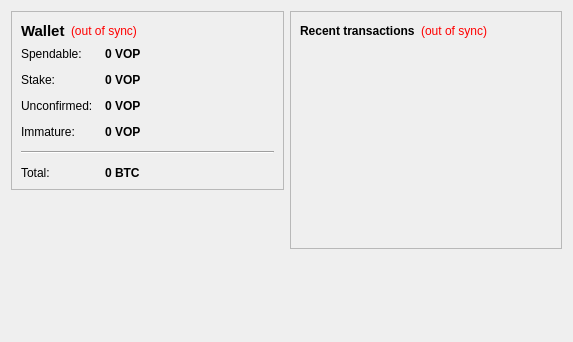
<?xml version="1.0" encoding="UTF-8"?>
<ui version="4.0">
 <class>OverviewPage</class>
 <widget class="QWidget" name="OverviewPage">
  <property name="geometry">
   <rect>
    <x>0</x>
    <y>0</y>
    <width>573</width>
    <height>342</height>
   </rect>
  </property>
  <property name="windowTitle">
   <string>Form</string>
  </property>
  <layout class="QHBoxLayout" name="horizontalLayout" stretch="1,1">
   <item>
    <layout class="QVBoxLayout" name="verticalLayout_2">
     <item>
      <widget class="QFrame" name="frame">
       <property name="frameShape">
        <enum>QFrame::StyledPanel</enum>
       </property>
       <property name="frameShadow">
        <enum>QFrame::Raised</enum>
       </property>
       <layout class="QVBoxLayout" name="verticalLayout_4">
        <item>
         <layout class="QHBoxLayout" name="horizontalLayout_4">
          <item>
           <widget class="QLabel" name="label_5">
            <property name="font">
             <font>
              <pointsize>11</pointsize>
              <weight>75</weight>
              <bold>true</bold>
             </font>
            </property>
            <property name="text">
             <string>Wallet</string>
            </property>
           </widget>
          </item>
          <item>
           <widget class="QLabel" name="labelWalletStatus">
            <property name="toolTip">
             <string>The displayed information may be out of date. Your wallet automatically synchronizes with the VOPCoin network after a connection is established, but this process has not completed yet.</string>
            </property>
            <property name="styleSheet">
             <string notr="true">QLabel { color: red; }</string>
            </property>
            <property name="text">
             <string notr="true">(out of sync)</string>
            </property>
            <property name="alignment">
             <set>Qt::AlignLeading|Qt::AlignLeft|Qt::AlignVCenter</set>
            </property>
           </widget>
          </item>
          <item>
           <spacer name="horizontalSpacer_2">
            <property name="orientation">
             <enum>Qt::Horizontal</enum>
            </property>
            <property name="sizeHint" stdset="0">
             <size>
              <width>40</width>
              <height>20</height>
             </size>
            </property>
           </spacer>
          </item>
         </layout>
        </item>
        <item>
         <layout class="QFormLayout" name="formLayout_2">
          <property name="fieldGrowthPolicy">
           <enum>QFormLayout::AllNonFixedFieldsGrow</enum>
          </property>
          <property name="horizontalSpacing">
           <number>12</number>
          </property>
          <property name="verticalSpacing">
           <number>12</number>
          </property>
          <item row="0" column="0">
           <widget class="QLabel" name="label">
            <property name="text">
             <string>Spendable:</string>
            </property>
           </widget>
          </item>
          <item row="0" column="1">
           <widget class="QLabel" name="labelBalance">
            <property name="font">
             <font>
              <weight>75</weight>
              <bold>true</bold>
             </font>
            </property>
            <property name="cursor">
             <cursorShape>IBeamCursor</cursorShape>
            </property>
            <property name="toolTip">
             <string>Your current spendable balance</string>
            </property>
            <property name="text">
             <string notr="true">0 VOP</string>
            </property>
            <property name="textInteractionFlags">
             <set>Qt::LinksAccessibleByMouse|Qt::TextSelectableByKeyboard|Qt::TextSelectableByMouse</set>
            </property>
           </widget>
          </item>
          <item row="1" column="0">
           <widget class="QLabel" name="label_6">
            <property name="text">
             <string>Stake:</string>
            </property>
           </widget>
          </item>
          <item row="1" column="1">
           <widget class="QLabel" name="labelStake">
            <property name="font">
             <font>
              <weight>75</weight>
              <bold>true</bold>
             </font>
            </property>
            <property name="cursor">
             <cursorShape>IBeamCursor</cursorShape>
            </property>
            <property name="toolTip">
             <string>Total of coins that was staked, and do not yet count toward the current balance</string>
            </property>
            <property name="text">
             <string notr="true">0 VOP</string>
            </property>
            <property name="textInteractionFlags">
             <set>Qt::LinksAccessibleByMouse|Qt::TextSelectableByKeyboard|Qt::TextSelectableByMouse</set>
            </property>
           </widget>
          </item>
          <item row="2" column="0">
           <widget class="QLabel" name="label_3">
            <property name="text">
             <string>Unconfirmed:</string>
            </property>
           </widget>
          </item>
          <item row="2" column="1">
           <widget class="QLabel" name="labelUnconfirmed">
            <property name="font">
             <font>
              <weight>75</weight>
              <bold>true</bold>
             </font>
            </property>
            <property name="cursor">
             <cursorShape>IBeamCursor</cursorShape>
            </property>
            <property name="toolTip">
             <string>Total of transactions that have yet to be confirmed, and do not yet count toward the current balance</string>
            </property>
            <property name="text">
             <string notr="true">0 VOP</string>
            </property>
            <property name="textInteractionFlags">
             <set>Qt::LinksAccessibleByMouse|Qt::TextSelectableByKeyboard|Qt::TextSelectableByMouse</set>
            </property>
           </widget>
          </item>
          <item row="3" column="0">
           <widget class="QLabel" name="labelImmatureText">
            <property name="text">
             <string>Immature:</string>
            </property>
           </widget>
          </item>
          <item row="3" column="1">
           <widget class="QLabel" name="labelImmature">
            <property name="font">
             <font>
              <weight>75</weight>
              <bold>true</bold>
             </font>
            </property>
            <property name="toolTip">
             <string>Mined balance that has not yet matured</string>
            </property>
            <property name="text">
             <string notr="true">0 VOP</string>
            </property>
            <property name="textInteractionFlags">
             <set>Qt::LinksAccessibleByMouse|Qt::TextSelectableByKeyboard|Qt::TextSelectableByMouse</set>
            </property>
           </widget>
          </item>
          <item row="4" column="0" colspan="2">
           <widget class="Line" name="line">
            <property name="orientation">
             <enum>Qt::Horizontal</enum>
            </property>
           </widget>
          </item>
          <item row="5" column="0">
           <widget class="QLabel" name="labelTotalText">
            <property name="text">
             <string>Total:</string>
            </property>
           </widget>
          </item>
          <item row="5" column="1">
           <widget class="QLabel" name="labelTotal">
            <property name="font">
             <font>
              <weight>75</weight>
              <bold>true</bold>
             </font>
            </property>
            <property name="cursor">
             <cursorShape>IBeamCursor</cursorShape>
            </property>
            <property name="toolTip">
             <string>Your current total balance</string>
            </property>
            <property name="text">
             <string notr="true">0 BTC</string>
            </property>
            <property name="textInteractionFlags">
             <set>Qt::LinksAccessibleByMouse|Qt::TextSelectableByKeyboard|Qt::TextSelectableByMouse</set>
            </property>
           </widget>
          </item>
         </layout>
        </item>
       </layout>
      </widget>
     </item>
     <item>
      <spacer name="verticalSpacer">
       <property name="orientation">
        <enum>Qt::Vertical</enum>
       </property>
       <property name="sizeHint" stdset="0">
        <size>
         <width>20</width>
         <height>40</height>
        </size>
       </property>
      </spacer>
     </item>
    </layout>
   </item>
   <item>
    <layout class="QVBoxLayout" name="verticalLayout_3">
     <item>
      <widget class="QFrame" name="frame_2">
       <property name="frameShape">
        <enum>QFrame::StyledPanel</enum>
       </property>
       <property name="frameShadow">
        <enum>QFrame::Raised</enum>
       </property>
       <layout class="QVBoxLayout" name="verticalLayout">
        <item>
         <layout class="QHBoxLayout" name="horizontalLayout_2">
          <item>
           <widget class="QLabel" name="label_4">
            <property name="text">
             <string>&lt;b&gt;Recent transactions&lt;/b&gt;</string>
            </property>
           </widget>
          </item>
          <item>
           <widget class="QLabel" name="labelTransactionsStatus">
            <property name="toolTip">
             <string>The displayed information may be out of date. Your wallet automatically synchronizes with the VOPCoin network after a connection is established, but this process has not completed yet.</string>
            </property>
            <property name="styleSheet">
             <string notr="true">QLabel { color: red; }</string>
            </property>
            <property name="text">
             <string notr="true">(out of sync)</string>
            </property>
            <property name="alignment">
             <set>Qt::AlignRight|Qt::AlignTrailing|Qt::AlignVCenter</set>
            </property>
           </widget>
          </item>
          <item>
           <spacer name="horizontalSpacer">
            <property name="orientation">
             <enum>Qt::Horizontal</enum>
            </property>
            <property name="sizeHint" stdset="0">
             <size>
              <width>40</width>
              <height>20</height>
             </size>
            </property>
           </spacer>
          </item>
         </layout>
        </item>
        <item>
         <widget class="QListView" name="listTransactions">
          <property name="styleSheet">
           <string notr="true">QListView { background: transparent; }</string>
          </property>
          <property name="frameShape">
           <enum>QFrame::NoFrame</enum>
          </property>
          <property name="verticalScrollBarPolicy">
           <enum>Qt::ScrollBarAlwaysOff</enum>
          </property>
          <property name="horizontalScrollBarPolicy">
           <enum>Qt::ScrollBarAlwaysOff</enum>
          </property>
          <property name="selectionMode">
           <enum>QAbstractItemView::NoSelection</enum>
          </property>
         </widget>
        </item>
       </layout>
      </widget>
     </item>
     <item>
      <spacer name="verticalSpacer_2">
       <property name="orientation">
        <enum>Qt::Vertical</enum>
       </property>
       <property name="sizeHint" stdset="0">
        <size>
         <width>20</width>
         <height>40</height>
        </size>
       </property>
      </spacer>
     </item>
    </layout>
   </item>
  </layout>
 </widget>
 <resources/>
 <connections/>
</ui>
